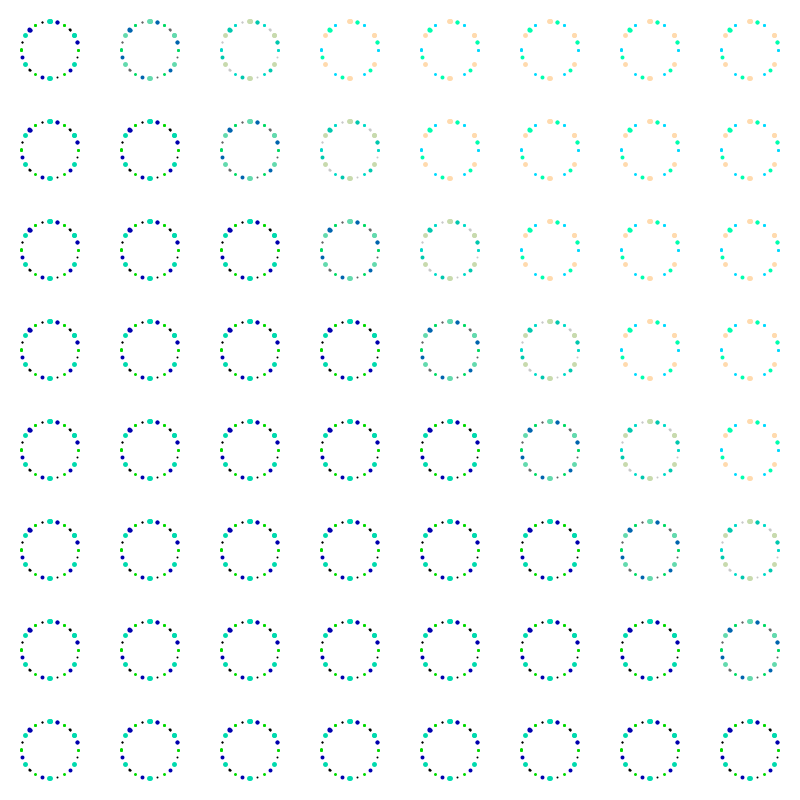
Frame 1 (no input)
Frame 60 (the mouse pressed at the canvas centre just before this capture): identical to frame 1, image omitted
Frame 120 (the mouse held since frame 60 and released just before this capture): identical to frame 1, image omitted

The Processing sketch that drew this single still picture (run headless with seeded random() and noise(); from frame 60 on, the mouse is pressed at the canvas centre):

// Processing sketch: processing_44156
// ── processing_44156.pde

float circleColor;
float x, y;
float radius;
int centX = 0; 
int centY = 0;

void setup() {
  size(800, 800);
  smooth();
}

void draw() {
  background(255);
  translate(50, 50);
  for (int x = 0; x < width; x = x + 100) {
    for (int y = 0; y < height; y = y + 100) {
      drawLogo(x, y, x-y);
    }
  }
}

void drawLogo(float x, float y, float circleColor) {
  pushMatrix();
  translate(x, y);
  scale(0.1);
  for (float ang = -90; ang <= 360; ang += 60) {
    float radius = dist(width/2, height/2, 600, 600);
    float rad = radians(ang);
    x = centX + (radius * cos(rad)); 
    y = centY + (radius * sin(rad));
    stroke(circleColor, 218, 174);
    strokeWeight(50);
    point(x, y);
  }

  for (float ang = -135; ang <= 360; ang += 60) {
    float radius = dist(width/2, height/2, 600, 600);
    float rad = radians(ang);
    x = centX + (radius * cos(rad)); 
    y = centY + (radius * sin(rad));
    stroke(0, circleColor, 174);
    strokeWeight(40);
    point(x, y);
  }

  for (float ang = -180; ang <= 360; ang += 60) {
    float radius = dist(width/2, height/2, 600, 600);
    float rad = radians(ang);
    x = centX + (radius * cos(rad)); 
    y = centY + (radius * sin(rad));
    stroke(0, 218, circleColor);
    strokeWeight(30);
    point(x, y);
  }

  for (float ang = -225; ang <= 360; ang += 60) {
    float radius = dist(width/2, height/2, 600, 600);
    float rad = radians(ang);
    x = centX + (radius * cos(rad)); 
    y = centY + (radius * sin(rad));
    stroke(circleColor);
    strokeWeight(20);
    point(x, y);
  }
  popMatrix();
}
